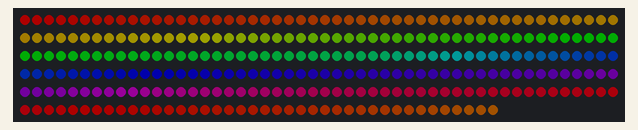
Bench run of a sketch on a simulated Arduino Uno, built with avr-gcc and run on an emulated ATmega328P. Parts: 290 RGB LEDs in strip order, left to right, continuing on the next row. Dim RGB values are drawn brighter than linear.

Above: at 0.17 s.
At 4.68 s:
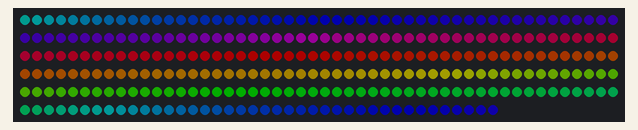
At 9.82 s:
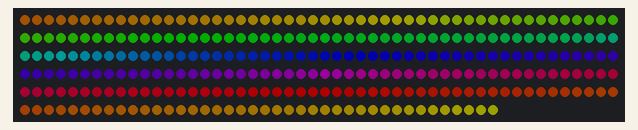
At 19.76 s:
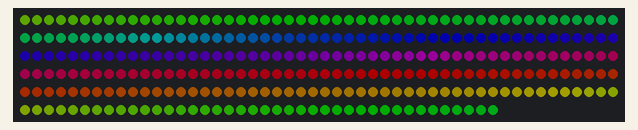
At 29.4 s:
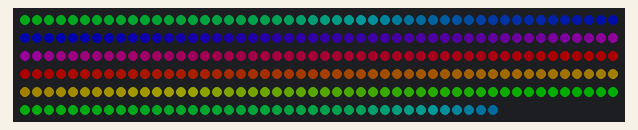
At 39.33 s:
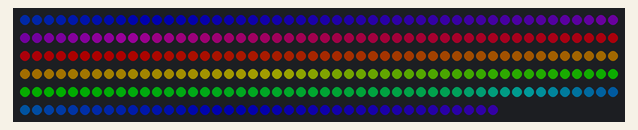

The sketch:

Rainbow.ino
```cpp
#include <FastLED.h>

#define LED_PIN     6         // Define the pin where the data line is connected
#define NUM_LEDS    290       // Define the number of LEDs in the strip

CRGB leds[NUM_LEDS];          // Define the LED array

void setup() {
  FastLED.addLeds<WS2812B, LED_PIN, GRB>(leds, NUM_LEDS);  // Initialize the FastLED library
  FastLED.setBrightness(50);                               // Adjust brightness (0-255)
}

void loop() {
  rainbowEffect();
}

void rainbowEffect() {
  static uint8_t hue = 0;

  for (int i = 0; i < NUM_LEDS; i++) {
    leds[i] = CHSV(hue + i, 255, 255);
  }

  FastLED.show();
  FastLED.delay(20);  // Adjust the delay to control the speed of the rainbow effect

  hue++;  // Increment the hue for next iteration
}
```
